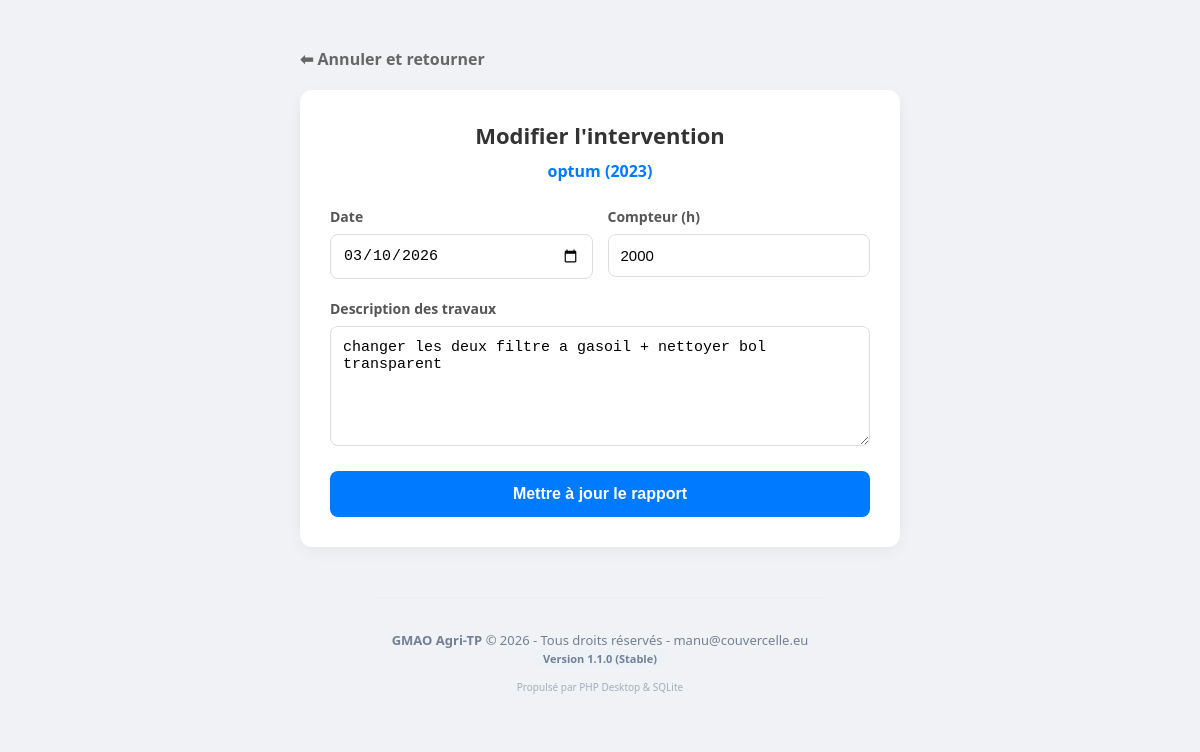
Page /modifier_intervention.php?id=21 (signed in) on the committed database.
### tables this page shows
CREATE TABLE interventions (
        id INTEGER PRIMARY KEY AUTOINCREMENT,
        materiel_id INTEGER NOT NULL,
        technicien_id INTEGER NOT NULL,
        date_intervention DATE NOT NULL,
        relevé_compteur INTEGER,
        description TEXT,
        duree_heures DECIMAL(5,2),
        cout DECIMAL(10,2),
        facture_pdf TEXT,
        FOREIGN KEY (materiel_id) REFERENCES materiels (id) ON DELETE CASCADE,
        FOREIGN KEY (technicien_id) REFERENCES utilisateurs (id)
    );

CREATE TABLE materiels (
        id INTEGER PRIMARY KEY AUTOINCREMENT,
        entreprise_id INTEGER,
        nom TEXT NOT NULL,
        categorie TEXT,
        marque TEXT,
        modele TEXT,
        compteur_heures_actuel INTEGER DEFAULT 0,
        numero_serie TEXT UNIQUE,
        date_achat DATE,
        statut TEXT CHECK(statut IN ('operationnel','en_panne','maintenance')) DEFAULT 'operationnel',
        maintenance_frequence INTEGER DEFAULT 500,
        maintenance_dernier_compteur INTEGER DEFAULT 0, huile_moteur_type TEXT, huile_moteur_qte TEXT, filtre_moteur_ref TEXT, huile_trans_type TEXT, huile_trans_qte TEXT, filtre_trans_ref1 TEXT, filtre_trans_ref2 TEXT, filtre_air_moteur_ref1 TEXT, filtre_air_moteur_ref2 TEXT, filtre_air_cabine_ref1 TEXT, filtre_air_cabine_ref2 TEXT, filtre_carb_ref1 TEXT, filtre_carb_ref2 TEXT, filtre_carb_ref3 TEXT,
        FOREIGN KEY (entreprise_id) REFERENCES entreprises (id) ON DELETE CASCADE
    );

### modifier_intervention.php (the view, shortened to what this page needs)
<?php
require_once 'db.php';
$entreprise_id = $_SESSION['entreprise_id'];
$id_int = isset($_GET['id']) ? intval($_GET['id']) : 0;
$stmt = $pdo->prepare("
    SELECT i.*, m.nom as machine_nom, m.modele as machine_modele
    FROM interventions i
    JOIN materiels m ON i.materiel_id = m.id
    WHERE i.id = ? AND m.entreprise_id = ?
");
$stmt->execute([$id_int, $entreprise_id]);
$int = $stmt->fetch();
?>
<!DOCTYPE html>
<html lang="fr">
<head>
</head>
<body>
<div class="container">
    <a href="fiche_materiel.php?id=<?= $int['materiel_id'] ?>" class="btn-back">⬅ Annuler et retourner</a>
    <div class="card">
        <h1>Modifier l'intervention</h1>
        <span class="machine-badge"><?= htmlspecialchars($int['machine_nom']) ?> (<?= htmlspecialchars($int['machine_modele']) ?>)</span>
        <form method="POST">
            <div style="display: grid; grid-template-columns: 1fr 1fr; gap: 15px;">
                <div>
                    <label>Date</label>
                    <input type="date" name="date_intervention" value="<?= $int['date_intervention'] ?>" required>
                </div>
                <div>
                    <label>Compteur (h)</label>
                    <input type="number" name="releve_compteur" value="<?= $int['relevé_compteur'] ?>" required>
                </div>
            </div>
            <label>Description des travaux</label>
            <textarea name="description" required><?= htmlspecialchars($int['description']) ?></textarea>
            <button type="submit">Mettre à jour le rapport</button>
        </form>
    </div>
</div>
<?php include 'footer.php'; ?>
</body>
</html>

### modifier_intervention.php (style rules this page uses)
body { font-family: 'Segoe UI', sans-serif; background: #f0f2f5; padding: 40px 20px; display: flex; flex-direction: column; align-items: center; }
.container { width: 100%; max-width: 600px; }
.card { background: white; padding: 30px; border-radius: 12px; box-shadow: 0 4px 15px rgba(0,0,0,0.05); }
.btn-back { text-decoration: none; color: #666; font-weight: 600; margin-bottom: 20px; display: inline-block; }
h1 { margin: 0 0 10px 0; font-size: 22px; color: #333; text-align: center; }
.machine-badge { text-align: center; color: #007bff; font-weight: bold; margin-bottom: 25px; display: block; }
label { display: block; margin-bottom: 8px; font-weight: 600; color: #555; font-size: 14px; }
input, textarea { width: 100%; padding: 12px; border: 1px solid #ddd; border-radius: 8px; box-sizing: border-box; margin-bottom: 20px; font-size: 15px; }
textarea { height: 120px; }
button { width: 100%; padding: 14px; background: #007bff; color: white; border: none; border-radius: 8px; font-size: 16px; font-weight: bold; cursor: pointer; }

### rows in the picture
interventions: materiel.nom "optum", materiel.modele "2023", date_intervention "03/10/2026", releve_compteur "2000", description "changer les deux filtre a gasoil + nettoyer bol transparent"
